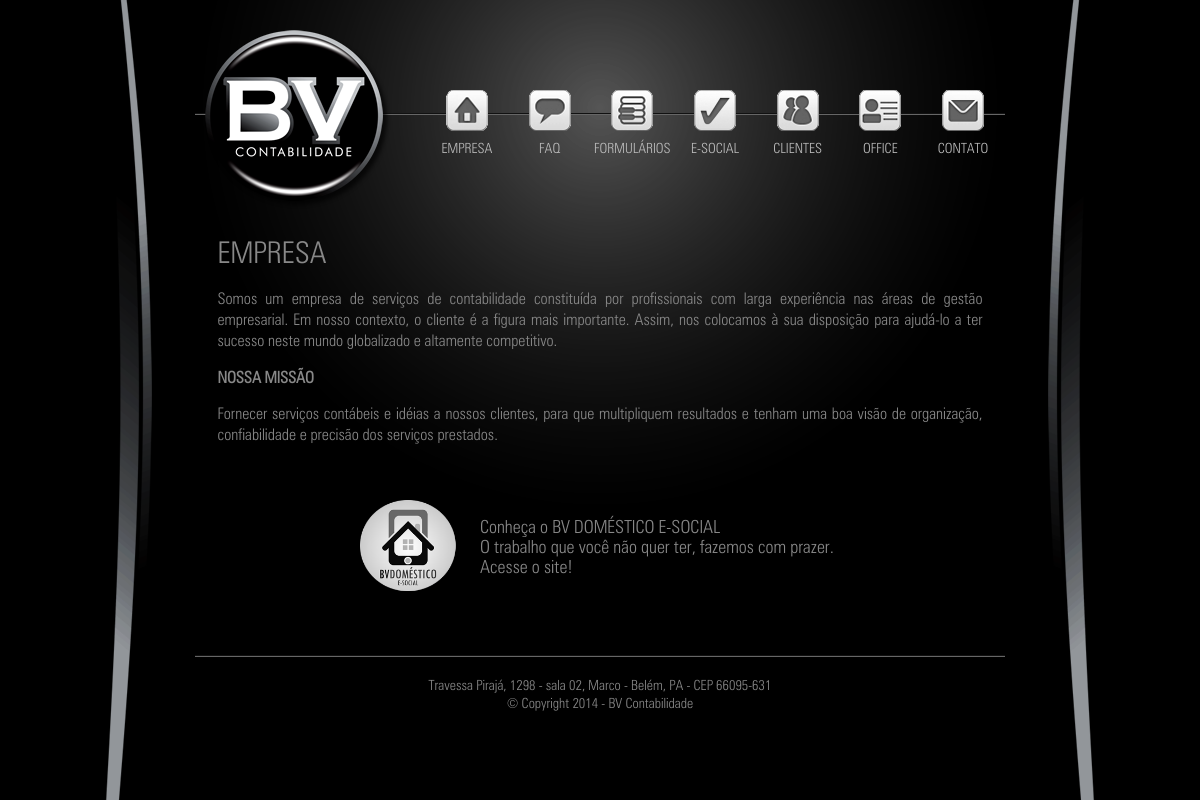
The page / on the database its author committed.
### tables this page shows
CREATE TABLE IF NOT EXISTS `paginas` (
  `id` int(10) unsigned NOT NULL AUTO_INCREMENT,
  `titulo` varchar(255) DEFAULT NULL,
  `texto` text,
  `imagem_1` varchar(255) DEFAULT NULL,
  `legenda_imagem_1` varchar(255) DEFAULT NULL,
  PRIMARY KEY (`id`)
);

### paginas/empresa.php (the view, shortened to what this page needs)
<?php
$sql = mysql_query("SELECT * FROM paginas WHERE id = '1'");
$reg = mysql_fetch_array($sql);
?>
<h1><?php echo html_entity_decode($reg['titulo']);?></h1>
<?php echo html_entity_decode($reg['texto']);?>
<div class="esocial">
<a href="http://bvcontabilidade.com.br/domestico/" target="_blank">
	<img src="imagens/logo_social.png" class="logosocial"> Conheça o BV DOMÉSTICO E-SOCIAL<br>O trabalho que você não quer ter, fazemos com prazer.<br>Acesse o site!
</a>
</div>

### estilos.css (style rules this page uses)
body { margin-left: 0px; margin-top: 0px; margin-right: 0px; margin-bottom: 0px; background: url(imagens/bg_degrade.png) no-repeat center top #000; font-size: 16px; color: #888888; font-family: 'Zurich', Arial; }
.texto h1 { text-transform: uppercase; font-size: 30px; font-weight: normal; }
.texto p { line-height: 130%; text-align: justify; }
.esocial { padding: 30px 0 0 0; width: 480px; margin: 10px auto; }
.esocial a { text-decoration: none; color: #888888; line-height: 20px; font-size: 18px; }
.logosocial { float: left; width: 100px; margin-top: -18px; margin-right: 20px; }

### rows shown on the page
paginas: titulo "EMPRESA", texto "Somos um empresa de serviços de contabilidade constituída por profissionais com larga experiência nas áreas de gestão empresarial. Em nosso contexto, o cliente é a figura mais importante. Assim, nos colocamos à sua disposição para ajudá-lo a ter sucesso neste mundo globalizado e altamente competitivo. NOSSA MISSÃO Fornecer serviços contábeis e idéias a nossos clientes, para que multipliquem resultados e tenham uma boa visão de organização, confiabilidade e precisão dos serviços prestados."
